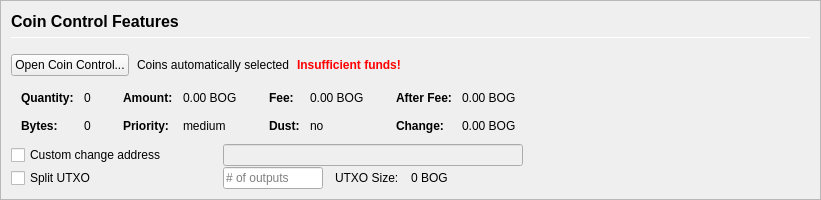
         <widget class="QFrame" name="frameCoinControl">
          <property name="sizePolicy">
           <sizepolicy hsizetype="Expanding" vsizetype="Expanding">
            <horstretch>0</horstretch>
            <verstretch>0</verstretch>
           </sizepolicy>
          </property>
          <property name="maximumSize">
           <size>
            <width>16777215</width>
            <height>16777215</height>
           </size>
          </property>
          <property name="frameShape">
           <enum>QFrame::StyledPanel</enum>
          </property>
          <property name="frameShadow">
           <enum>QFrame::Sunken</enum>
          </property>
          <layout class="QVBoxLayout" name="verticalLayoutCoinControl2">
           <property name="spacing">
            <number>0</number>
           </property>
           <property name="leftMargin">
            <number>0</number>
           </property>
           <property name="topMargin">
            <number>0</number>
           </property>
           <property name="rightMargin">
            <number>0</number>
           </property>
           <property name="bottomMargin">
            <number>0</number>
           </property>
           <item>
            <widget class="QFrame" name="frameCoinControl_BG">
             <layout class="QVBoxLayout" name="verticalLayoutCoinControl" stretch="0,0,0,0,0,0">
              <property name="spacing">
               <number>1</number>
              </property>
              <property name="leftMargin">
               <number>10</number>
              </property>
              <property name="topMargin">
               <number>10</number>
              </property>
              <item>
               <layout class="QHBoxLayout" name="horizontalLayoutCoinControl1">
                <property name="bottomMargin">
                 <number>15</number>
                </property>
                <item>
                 <layout class="QVBoxLayout" name="verticalLayout_3">
                  <property name="spacing">
                   <number>6</number>
                  </property>
                  <item>
                   <widget class="QLabel" name="labelCoinControlFeatures">
                    <property name="sizePolicy">
                     <sizepolicy hsizetype="Preferred" vsizetype="Maximum">
                      <horstretch>0</horstretch>
                      <verstretch>0</verstretch>
                     </sizepolicy>
                    </property>
                    <property name="minimumSize">
                     <size>
                      <width>0</width>
                      <height>20</height>
                     </size>
                    </property>
                    <property name="font">
                     <font>
                      <pointsize>12</pointsize>
                      <weight>75</weight>
                      <bold>true</bold>
                     </font>
                    </property>
                    <property name="styleSheet">
                     <string notr="true">font-weight:bold;</string>
                    </property>
                    <property name="text">
                     <string>Coin Control Features</string>
                    </property>
                   </widget>
                  </item>
                  <item>
                   <widget class="Line" name="line">
                    <property name="minimumSize">
                     <size>
                      <width>0</width>
                      <height>1</height>
                     </size>
                    </property>
                    <property name="maximumSize">
                     <size>
                      <width>16777215</width>
                      <height>1</height>
                     </size>
                    </property>
                    <property name="orientation">
                     <enum>Qt::Horizontal</enum>
                    </property>
                   </widget>
                  </item>
                 </layout>
                </item>
               </layout>
              </item>
              <item>
               <layout class="QHBoxLayout" name="horizontalLayoutCoinControl2" stretch="0,0,0,0">
                <property name="spacing">
                 <number>8</number>
                </property>
                <property name="bottomMargin">
                 <number>10</number>
                </property>
                <item>
                 <widget class="QPushButton" name="pushButtonCoinControl">
                  <property name="styleSheet">
                   <string notr="true"/>
                  </property>
                  <property name="text">
                   <string>Open Coin Control...</string>
                  </property>
                  <property name="autoDefault">
                   <bool>false</bool>
                  </property>
                 </widget>
                </item>
                <item>
                 <widget class="QLabel" name="labelCoinControlAutomaticallySelected">
                  <property name="text">
                   <string>Coins automatically selected</string>
                  </property>
                  <property name="margin">
                   <number>5</number>
                  </property>
                 </widget>
                </item>
                <item>
                 <widget class="QLabel" name="labelCoinControlInsuffFunds">
                  <property name="font">
                   <font>
                    <weight>75</weight>
                    <bold>true</bold>
                   </font>
                  </property>
                  <property name="styleSheet">
                   <string notr="true">color:red;font-weight:bold;</string>
                  </property>
                  <property name="text">
                   <string>Insufficient funds!</string>
                  </property>
                  <property name="margin">
                   <number>5</number>
                  </property>
                 </widget>
                </item>
                <item>
                 <spacer name="horizontalSpacerCoinControl">
                  <property name="orientation">
                   <enum>Qt::Horizontal</enum>
                  </property>
                  <property name="sizeHint" stdset="0">
                   <size>
                    <width>40</width>
                    <height>1</height>
                   </size>
                  </property>
                 </spacer>
                </item>
               </layout>
              </item>
              <item>
               <widget class="QWidget" name="widgetCoinControl" native="true">
                <property name="sizePolicy">
                 <sizepolicy hsizetype="Preferred" vsizetype="Preferred">
                  <horstretch>0</horstretch>
                  <verstretch>0</verstretch>
                 </sizepolicy>
                </property>
                <property name="minimumSize">
                 <size>
                  <width>0</width>
                  <height>0</height>
                 </size>
                </property>
                <property name="styleSheet">
                 <string notr="true"/>
                </property>
                <layout class="QHBoxLayout" name="horizontalLayoutCoinControl5">
                 <property name="leftMargin">
                  <number>0</number>
                 </property>
                 <property name="topMargin">
                  <number>0</number>
                 </property>
                 <property name="rightMargin">
                  <number>0</number>
                 </property>
                 <property name="bottomMargin">
                  <number>0</number>
                 </property>
                 <item>
                  <layout class="QHBoxLayout" name="horizontalLayoutCoinControl3" stretch="0,0,0,1">
                   <property name="spacing">
                    <number>20</number>
                   </property>
                   <property name="topMargin">
                    <number>0</number>
                   </property>
                   <property name="bottomMargin">
                    <number>10</number>
                   </property>
                   <item>
                    <layout class="QFormLayout" name="formLayoutCoinControl1">
                     <property name="horizontalSpacing">
                      <number>10</number>
                     </property>
                     <property name="verticalSpacing">
                      <number>14</number>
                     </property>
                     <property name="leftMargin">
                      <number>10</number>
                     </property>
                     <property name="topMargin">
                      <number>4</number>
                     </property>
                     <property name="rightMargin">
                      <number>6</number>
                     </property>
                     <item row="0" column="0">
                      <widget class="QLabel" name="labelCoinControlQuantityText">
                       <property name="font">
                        <font>
                         <weight>75</weight>
                         <bold>true</bold>
                        </font>
                       </property>
                       <property name="text">
                        <string>Quantity:</string>
                       </property>
                       <property name="margin">
                        <number>0</number>
                       </property>
                      </widget>
                     </item>
                     <item row="0" column="1">
                      <widget class="QLabel" name="labelCoinControlQuantity">
                       <property name="cursor">
                        <cursorShape>IBeamCursor</cursorShape>
                       </property>
                       <property name="contextMenuPolicy">
                        <enum>Qt::ActionsContextMenu</enum>
                       </property>
                       <property name="text">
                        <string notr="true">0</string>
                       </property>
                       <property name="margin">
                        <number>0</number>
                       </property>
                       <property name="textInteractionFlags">
                        <set>Qt::LinksAccessibleByMouse|Qt::TextSelectableByKeyboard|Qt::TextSelectableByMouse</set>
                       </property>
                      </widget>
                     </item>
                     <item row="1" column="0">
                      <widget class="QLabel" name="labelCoinControlBytesText">
                       <property name="font">
                        <font>
                         <weight>75</weight>
                         <bold>true</bold>
                        </font>
                       </property>
                       <property name="text">
                        <string>Bytes:</string>
                       </property>
                      </widget>
                     </item>
                     <item row="1" column="1">
                      <widget class="QLabel" name="labelCoinControlBytes">
                       <property name="cursor">
                        <cursorShape>IBeamCursor</cursorShape>
                       </property>
                       <property name="contextMenuPolicy">
                        <enum>Qt::ActionsContextMenu</enum>
                       </property>
                       <property name="text">
                        <string notr="true">0</string>
                       </property>
                       <property name="textInteractionFlags">
                        <set>Qt::LinksAccessibleByMouse|Qt::TextSelectableByKeyboard|Qt::TextSelectableByMouse</set>
                       </property>
                      </widget>
                     </item>
                    </layout>
                   </item>
                   <item>
                    <layout class="QFormLayout" name="formLayoutCoinControl2">
                     <property name="horizontalSpacing">
                      <number>10</number>
                     </property>
                     <property name="verticalSpacing">
                      <number>14</number>
                     </property>
                     <property name="leftMargin">
                      <number>6</number>
                     </property>
                     <property name="topMargin">
                      <number>4</number>
                     </property>
                     <property name="rightMargin">
                      <number>6</number>
                     </property>
                     <item row="0" column="0">
                      <widget class="QLabel" name="labelCoinControlAmountText">
                       <property name="font">
                        <font>
                         <weight>75</weight>
                         <bold>true</bold>
                        </font>
                       </property>
                       <property name="text">
                        <string>Amount:</string>
                       </property>
                       <property name="margin">
                        <number>0</number>
                       </property>
                      </widget>
                     </item>
                     <item row="0" column="1">
                      <widget class="QLabel" name="labelCoinControlAmount">
                       <property name="cursor">
                        <cursorShape>IBeamCursor</cursorShape>
                       </property>
                       <property name="contextMenuPolicy">
                        <enum>Qt::ActionsContextMenu</enum>
                       </property>
                       <property name="text">
                        <string notr="true">0.00 BOG</string>
                       </property>
                       <property name="textInteractionFlags">
                        <set>Qt::LinksAccessibleByMouse|Qt::TextSelectableByKeyboard|Qt::TextSelectableByMouse</set>
                       </property>
                      </widget>
                     </item>
                     <item row="1" column="0">
                      <widget class="QLabel" name="labelCoinControlPriorityText">
                       <property name="font">
                        <font>
                         <weight>75</weight>
                         <bold>true</bold>
                        </font>
                       </property>
                       <property name="text">
                        <string>Priority:</string>
                       </property>
                      </widget>
                     </item>
                     <item row="1" column="1">
                      <widget class="QLabel" name="labelCoinControlPriority">
                       <property name="cursor">
                        <cursorShape>IBeamCursor</cursorShape>
                       </property>
                       <property name="contextMenuPolicy">
                        <enum>Qt::ActionsContextMenu</enum>
                       </property>
                       <property name="text">
                        <string>medium</string>
                       </property>
                       <property name="textInteractionFlags">
                        <set>Qt::LinksAccessibleByMouse|Qt::TextSelectableByKeyboard|Qt::TextSelectableByMouse</set>
                       </property>
                      </widget>
                     </item>
                    </layout>
                   </item>
                   <item>
                    <layout class="QFormLayout" name="formLayoutCoinControl3">
                     <property name="horizontalSpacing">
                      <number>10</number>
                     </property>
                     <property name="verticalSpacing">
                      <number>14</number>
                     </property>
                     <property name="leftMargin">
                      <number>6</number>
                     </property>
                     <property name="topMargin">
                      <number>4</number>
                     </property>
                     <property name="rightMargin">
                      <number>6</number>
                     </property>
                     <item row="0" column="0">
                      <widget class="QLabel" name="labelCoinControlFeeText">
                       <property name="font">
                        <font>
                         <weight>75</weight>
                         <bold>true</bold>
                        </font>
                       </property>
                       <property name="text">
                        <string>Fee:</string>
                       </property>
                       <property name="margin">
                        <number>0</number>
                       </property>
                      </widget>
                     </item>
                     <item row="0" column="1">
                      <widget class="QLabel" name="labelCoinControlFee">
                       <property name="cursor">
                        <cursorShape>IBeamCursor</cursorShape>
                       </property>
                       <property name="contextMenuPolicy">
                        <enum>Qt::ActionsContextMenu</enum>
                       </property>
                       <property name="text">
                        <string notr="true">0.00 BOG</string>
                       </property>
                       <property name="textInteractionFlags">
                        <set>Qt::LinksAccessibleByMouse|Qt::TextSelectableByKeyboard|Qt::TextSelectableByMouse</set>
                       </property>
                      </widget>
                     </item>
                     <item row="1" column="0">
                      <widget class="QLabel" name="labelCoinControlLowOutputText">
                       <property name="font">
                        <font>
                         <weight>75</weight>
                         <bold>true</bold>
                        </font>
                       </property>
                       <property name="text">
                        <string>Dust:</string>
                       </property>
                      </widget>
                     </item>
                     <item row="1" column="1">
                      <widget class="QLabel" name="labelCoinControlLowOutput">
                       <property name="cursor">
                        <cursorShape>IBeamCursor</cursorShape>
                       </property>
                       <property name="contextMenuPolicy">
                        <enum>Qt::ActionsContextMenu</enum>
                       </property>
                       <property name="text">
                        <string>no</string>
                       </property>
                       <property name="textInteractionFlags">
                        <set>Qt::LinksAccessibleByMouse|Qt::TextSelectableByKeyboard|Qt::TextSelectableByMouse</set>
                       </property>
                      </widget>
                     </item>
                    </layout>
                   </item>
                   <item>
                    <layout class="QFormLayout" name="formLayoutCoinControl4">
                     <property name="horizontalSpacing">
                      <number>10</number>
                     </property>
                     <property name="verticalSpacing">
                      <number>14</number>
                     </property>
                     <property name="leftMargin">
                      <number>6</number>
                     </property>
                     <property name="topMargin">
                      <number>4</number>
                     </property>
                     <property name="rightMargin">
                      <number>6</number>
                     </property>
                     <item row="0" column="0">
                      <widget class="QLabel" name="labelCoinControlAfterFeeText">
                       <property name="font">
                        <font>
                         <weight>75</weight>
                         <bold>true</bold>
                        </font>
                       </property>
                       <property name="text">
                        <string>After Fee:</string>
                       </property>
                       <property name="margin">
                        <number>0</number>
                       </property>
                      </widget>
                     </item>
                     <item row="0" column="1">
                      <widget class="QLabel" name="labelCoinControlAfterFee">
                       <property name="cursor">
                        <cursorShape>IBeamCursor</cursorShape>
                       </property>
                       <property name="contextMenuPolicy">
                        <enum>Qt::ActionsContextMenu</enum>
                       </property>
                       <property name="text">
                        <string notr="true">0.00 BOG</string>
                       </property>
                       <property name="textInteractionFlags">
                        <set>Qt::LinksAccessibleByMouse|Qt::TextSelectableByKeyboard|Qt::TextSelectableByMouse</set>
                       </property>
                      </widget>
                     </item>
                     <item row="1" column="0">
                      <widget class="QLabel" name="labelCoinControlChangeText">
                       <property name="font">
                        <font>
                         <weight>75</weight>
                         <bold>true</bold>
                        </font>
                       </property>
                       <property name="text">
                        <string>Change:</string>
                       </property>
                      </widget>
                     </item>
                     <item row="1" column="1">
                      <widget class="QLabel" name="labelCoinControlChange">
                       <property name="cursor">
                        <cursorShape>IBeamCursor</cursorShape>
                       </property>
                       <property name="contextMenuPolicy">
                        <enum>Qt::ActionsContextMenu</enum>
                       </property>
                       <property name="text">
                        <string notr="true">0.00 BOG</string>
                       </property>
                       <property name="textInteractionFlags">
                        <set>Qt::LinksAccessibleByMouse|Qt::TextSelectableByKeyboard|Qt::TextSelectableByMouse</set>
                       </property>
                      </widget>
                     </item>
                    </layout>
                   </item>
                  </layout>
                 </item>
                </layout>
               </widget>
              </item>
              <item>
               <layout class="QHBoxLayout" name="horizontalLayoutCoinControl4">
                <property name="spacing">
                 <number>12</number>
                </property>
                <property name="sizeConstraint">
                 <enum>QLayout::SetDefaultConstraint</enum>
                </property>
                <property name="topMargin">
                 <number>0</number>
                </property>
                <property name="rightMargin">
                 <number>0</number>
                </property>
                <item>
                 <widget class="QCheckBox" name="checkBoxCoinControlChange">
                  <property name="sizePolicy">
                   <sizepolicy hsizetype="Preferred" vsizetype="Preferred">
                    <horstretch>0</horstretch>
                    <verstretch>0</verstretch>
                   </sizepolicy>
                  </property>
                  <property name="minimumSize">
                   <size>
                    <width>200</width>
                    <height>0</height>
                   </size>
                  </property>
                  <property name="maximumSize">
                   <size>
                    <width>200</width>
                    <height>16777215</height>
                   </size>
                  </property>
                  <property name="toolTip">
                   <string>If this is activated, but the change address is empty or invalid, change will be sent to a newly generated address.</string>
                  </property>
                  <property name="text">
                   <string>Custom change address</string>
                  </property>
                 </widget>
                </item>
                <item>
                 <widget class="QValidatedLineEdit" name="lineEditCoinControlChange">
                  <property name="enabled">
                   <bool>false</bool>
                  </property>
                  <property name="sizePolicy">
                   <sizepolicy hsizetype="Preferred" vsizetype="Preferred">
                    <horstretch>0</horstretch>
                    <verstretch>0</verstretch>
                   </sizepolicy>
                  </property>
                  <property name="minimumSize">
                   <size>
                    <width>300</width>
                    <height>0</height>
                   </size>
                  </property>
                 </widget>
                </item>
                <item>
                 <widget class="QLabel" name="labelCoinControlChangeLabel">
                  <property name="sizePolicy">
                   <sizepolicy hsizetype="Preferred" vsizetype="Preferred">
                    <horstretch>0</horstretch>
                    <verstretch>0</verstretch>
                   </sizepolicy>
                  </property>
                  <property name="minimumSize">
                   <size>
                    <width>100</width>
                    <height>0</height>
                   </size>
                  </property>
                  <property name="text">
                   <string/>
                  </property>
                  <property name="margin">
                   <number>3</number>
                  </property>
                 </widget>
                </item>
               </layout>
              </item>
              <item>
               <layout class="QHBoxLayout" name="horizontalLayoutCoinControl6">
                <property name="spacing">
                 <number>12</number>
                </property>
                <property name="rightMargin">
                 <number>0</number>
                </property>
                <item>
                 <widget class="QCheckBox" name="splitBlockCheckBox">
                  <property name="sizePolicy">
                   <sizepolicy hsizetype="Preferred" vsizetype="Preferred">
                    <horstretch>0</horstretch>
                    <verstretch>0</verstretch>
                   </sizepolicy>
                  </property>
                  <property name="minimumSize">
                   <size>
                    <width>200</width>
                    <height>0</height>
                   </size>
                  </property>
                  <property name="maximumSize">
                   <size>
                    <width>200</width>
                    <height>16777215</height>
                   </size>
                  </property>
                  <property name="text">
                   <string>Split UTXO</string>
                  </property>
                 </widget>
                </item>
                <item>
                 <widget class="QLineEdit" name="splitBlockLineEdit">
                  <property name="sizePolicy">
                   <sizepolicy hsizetype="Preferred" vsizetype="Preferred">
                    <horstretch>50</horstretch>
                    <verstretch>0</verstretch>
                   </sizepolicy>
                  </property>
                  <property name="minimumSize">
                   <size>
                    <width>100</width>
                    <height>0</height>
                   </size>
                  </property>
                  <property name="maximumSize">
                   <size>
                    <width>100</width>
                    <height>16777215</height>
                   </size>
                  </property>
                  <property name="placeholderText">
                   <string># of outputs</string>
                  </property>
                 </widget>
                </item>
                <item>
                 <widget class="QLabel" name="labelBlockSizeText">
                  <property name="text">
                   <string>UTXO Size:</string>
                  </property>
                 </widget>
                </item>
                <item>
                 <widget class="QLabel" name="labelBlockSize">
                  <property name="text">
                   <string>0 BOG</string>
                  </property>
                 </widget>
                </item>
                <item>
                 <spacer name="horizontalSpacer_7">
                  <property name="orientation">
                   <enum>Qt::Horizontal</enum>
                  </property>
                  <property name="sizeHint" stdset="0">
                   <size>
                    <width>40</width>
                    <height>20</height>
                   </size>
                  </property>
                 </spacer>
                </item>
               </layout>
              </item>
              <item>
               <spacer name="verticalSpacerCoinControl">
                <property name="orientation">
                 <enum>Qt::Vertical</enum>
                </property>
                <property name="sizeHint" stdset="0">
                 <size>
                  <width>800</width>
                  <height>1</height>
                 </size>
                </property>
               </spacer>
              </item>
             </layout>
            </widget>
           </item>
          </layout>
         </widget>
